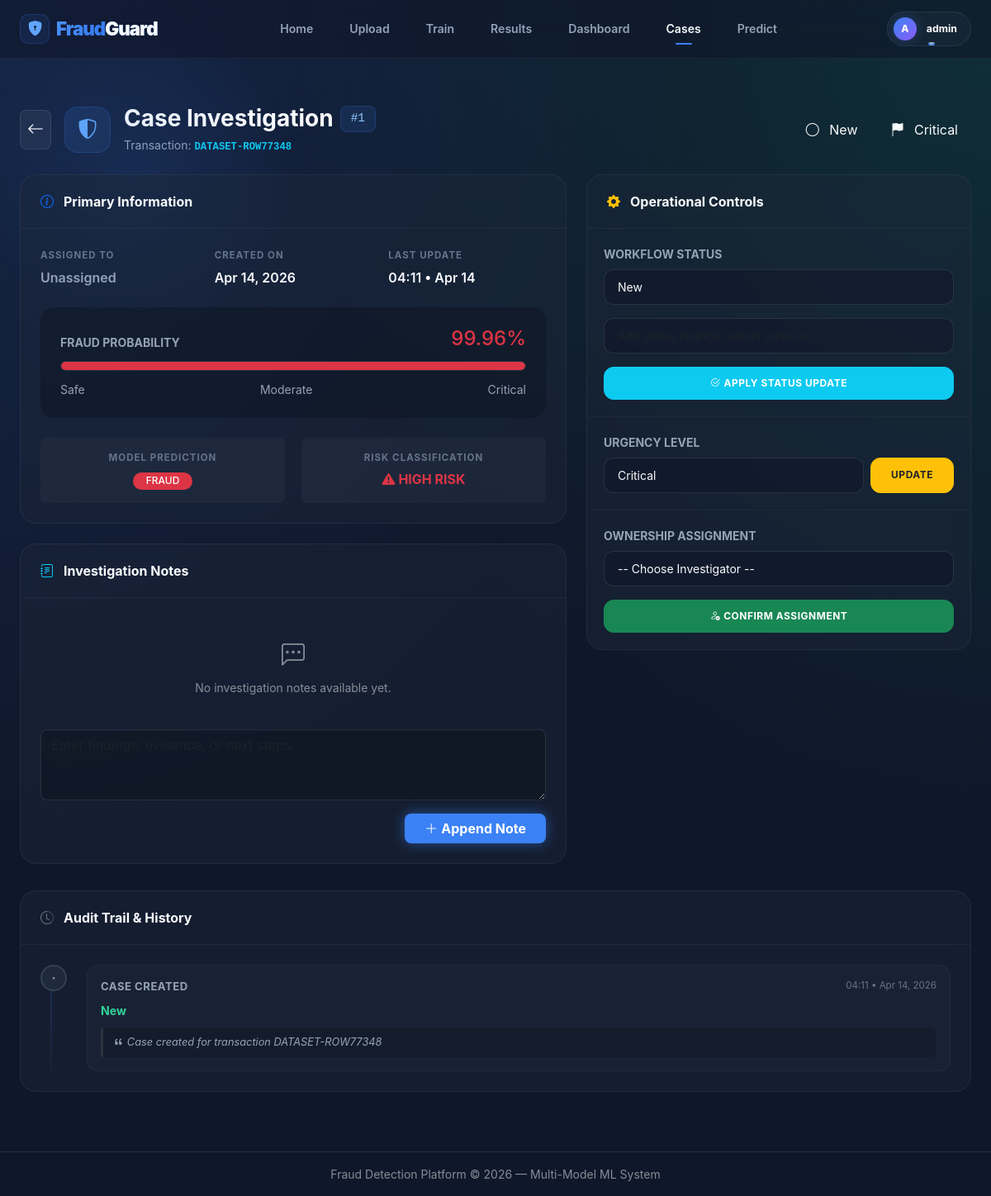
Page /cases/1 (signed in) on the committed database.
### src/database.py (models this page shows, shortened)
class User(UserMixin, db.Model):
    __tablename__ = 'users'
    id = db.Column(db.Integer, primary_key=True)
    username = db.Column(db.String(50), unique=True, nullable=False)
    password_hash = db.Column(db.String(256), nullable=False)
    role = db.Column(db.String(20), nullable=False, default='investigator')
    department = db.Column(db.String(50), nullable=True)
    created_at = db.Column(db.DateTime, default=datetime.utcnow)

class FraudCase(db.Model):
    __tablename__ = 'fraud_cases'
    id = db.Column(db.Integer, primary_key=True)
    transaction_ref = db.Column(db.String(100), nullable=False)
    fraud_probability = db.Column(db.Float, nullable=False)
    predicted_label = db.Column(db.Integer, nullable=False)
    priority = db.Column(db.String(20), nullable=False, default='Medium')
    assigned_owner = db.Column(db.String(100), nullable=True)
    status = db.Column(db.String(30), nullable=False, default='New')
    created_at = db.Column(db.DateTime, default=datetime.utcnow)
    updated_at = db.Column(db.DateTime, default=datetime.utcnow)
    notes = db.Column(db.Text, nullable=True)
    audit_logs = db.relationship(
        'CaseAuditLog',
        backref='case',
        lazy=True,
        cascade='all, delete-orphan',
    )

class CaseAuditLog(db.Model):
    __tablename__ = 'case_audit_log'
    id = db.Column(db.Integer, primary_key=True)
    case_id = db.Column(db.Integer, db.ForeignKey('fraud_cases.id'), nullable=False)
    action = db.Column(db.String(100), nullable=False)
    old_value = db.Column(db.String(200), nullable=True)
    new_value = db.Column(db.String(200), nullable=True)
    timestamp = db.Column(db.DateTime, default=datetime.utcnow)
    comment = db.Column(db.Text, nullable=True)

### app.py (the view)
    @app.route('/cases/<int:case_id>')
    @login_required
    def case_detail(case_id):
        fraud_case = db.get_or_404(FraudCase, case_id)
        if current_user.role != 'admin' and fraud_case.assigned_owner != current_user.username:
            flash('You can only view your assigned cases.', 'warning')
            return redirect(url_for('cases'))
        audit_logs = (
            CaseAuditLog.query
            .filter_by(case_id=case_id)
            .order_by(CaseAuditLog.timestamp.desc())
            .all()
        )
        all_users = User.query.all()
        return render_template(
            'case_detail.html',
            case=fraud_case,
            audit_logs=audit_logs,
            statuses=case_manager.VALID_STATUSES,
            priorities=case_manager.VALID_PRIORITIES,
            is_admin=current_user.role == 'admin',
            all_users=all_users,
        )

### templates/case_detail.html (shortened to what this page needs)
{% extends "base.html" %}
{% block content %}
<section class="page-header-case">
  <div class="d-flex align-items-center justify-content-between flex-wrap gap-3">
    <div class="d-flex align-items-center gap-3">
      <a href="{{ url_for('cases') }}" class="btn btn-glass p-2" title="Back to Cases">
        <i class="bi bi-arrow-left fs-5"></i>
      </a>
      <div class="page-title-icon">
        <i class="bi bi-shield-shaded"></i>
      </div>
      <div>
        <div class="d-flex align-items-center gap-2 mb-1">
          <h3 class="fw-bold mb-0">Case Investigation</h3>
          <span class="case-id-badge">#{{ case.id }}</span>
        </div>
        <p class="text-muted mb-0 small">Transaction: <code class="text-info fw-bold">{{ case.transaction_ref }}</code></p>
      </div>
    </div>
    <div class="d-flex gap-2">
      <span class="status-badge status-{{ case.status | lower | replace(' ', '-') }} px-3 py-2">
        <i class="bi
          {% if case.status == 'New' %}bi-circle
          {% elif case.status == 'In Review' %}bi-arrow-repeat
          {% elif case.status == 'Escalated' %}bi-arrow-up-circle
          {% elif case.status == 'Resolved' %}bi-check-circle
          {% else %}bi-x-circle{% endif %} me-2"></i>
        {{ case.status }}
      </span>
      <span class="status-badge priority-{{ case.priority | lower }} px-3 py-2">
        <i class="bi bi-flag-fill me-2"></i>
        {{ case.priority }}
      </span>
    </div>
  </div>
</section>
<div class="row g-4">
  <div class="col-lg-7">
    <div class="case-card">
      <div class="case-card-header">
        <i class="bi bi-info-circle text-primary"></i>Primary Information
      </div>
      <div class="detail-grid">
        <div class="detail-item">
          <div class="lbl">Assigned To</div>
          <div class="val">
            {% if case.assigned_owner %}
              <span class="text-success"><i class="bi bi-person-check me-1"></i>{{ case.assigned_owner }}</span>
            {% else %}
              <span class="text-muted italic">Unassigned</span>
            {% endif %}
          </div>
        </div>
        <div class="detail-item">
          <div class="lbl">Created On</div>
          <div class="val small">{{ case.created_at.strftime('%b %d, %Y') if case.created_at else '—' }}</div>
        </div>
        <div class="detail-item">
          <div class="lbl">Last Update</div>
          <div class="val small">{{ case.updated_at.strftime('%H:%M • %b %d') if case.updated_at else '—' }}</div>
        </div>
      </div>
      <div class="risk-meter-wrap">
        <div class="d-flex justify-content-between align-items-end">
          <div class="lbl text-uppercase small fw-bold text-muted mb-0">Fraud Probability</div>
          <div class="h4 fw-black mb-0 {% if case.fraud_probability >= 0.7 %}text-danger{% elif case.fraud_probability >= 0.3 %}text-warning{% else %}text-success{% endif %}">
            {{ (case.fraud_probability * 100) | round(2) }}%
          </div>
        </div>
        <div class="risk-meter-bar">
          <div class="risk-meter-fill
            {% if case.fraud_probability >= 0.7 %}bg-danger
            {% elif case.fraud_probability >= 0.3 %}bg-warning
            {% else %}bg-success{% endif %}"
            style="width: {{ case.fraud_probability * 100 }}%"></div>
        </div>
        <div class="d-flex justify-content-between small text-muted mt-1">
          <span>Safe</span>
          <span>Moderate</span>
          <span>Critical</span>
        </div>
      </div>
      <div class="detail-grid pt-0">
        <div class="detail-item text-center p-3 rounded" style="background:rgba(255,255,255,0.03);">
          <div class="lbl">Model Prediction</div>
          <div class="val">
            {% if case.predicted_label == 1 %}
              <span class="badge bg-danger px-3">FRAUD</span>
            {% else %}
              <span class="badge bg-success px-3">LEGITIMATE</span>
            {% endif %}
          </div>
        </div>
        <div class="detail-item text-center p-3 rounded" style="background:rgba(255,255,255,0.03);">
          <div class="lbl">Risk Classification</div>
          <div class="val">
            {% if case.fraud_probability >= 0.7 %}
              <span class="text-danger fw-bold"><i class="bi bi-exclamation-triangle-fill me-1"></i>HIGH RISK</span>
            {% elif case.fraud_probability >= 0.3 %}
              <span class="text-warning fw-bold"><i class="bi bi-exclamation-circle-fill me-1"></i>MEDIUM RISK</span>
            {% else %}
              <span class="text-success fw-bold"><i class="bi bi-shield-check me-1"></i>LOW RISK</span>
            {% endif %}
          </div>
        </div>
      </div>
    </div>
    <div class="case-card">
      <div class="case-card-header">
        <i class="bi bi-journal-text text-info"></i>Investigation Notes
      </div>
      <div class="card-body p-4">
        {% if case.notes %}
          <div class="notes-box">{{ case.notes }}</div>
        {% else %}
          <div class="text-center py-4 opacity-50">
            <i class="bi bi-chat-left-dots fs-3 mb-2 d-block"></i>
            <p class="small mb-0">No investigation notes available yet.</p>
          </div>
        {% endif %}
        <form method="POST" action="{{ url_for('update_case', case_id=case.id) }}" class="mt-3">
          <div class="mb-3">
            <textarea name="note" class="form-control" rows="3"
                      placeholder="Enter findings, evidence, or next steps..." required></textarea>
          </div>
          <div class="text-end">
            <button type="submit" class="btn btn-primary fw-bold px-4">
              <i class="bi bi-plus-lg me-1"></i>Append Note
            </button>
          </div>
        </form>
      </div>
    </div>
  </div>
  <div class="col-lg-5">
    <div class="case-card">
      <div class="case-card-header">
        <i class="bi bi-gear-fill text-warning"></i>Operational Controls
      </div>
      <div class="action-panel">
        <label class="small fw-bold text-muted text-uppercase mb-2 d-block">Workflow Status</label>
        <form method="POST" action="{{ url_for('update_case', case_id=case.id) }}">
          <div class="mb-3">
            <select name="status" class="form-select case-select">
              {% for s in statuses %}
              <option value="{{ s }}" {% if s == case.status %}selected{% endif %}>{{ s }}</option>
              {% endfor %}
            </select>
          </div>
          <div class="mb-3">
            <input type="text" name="comment" class="form-control case-input" placeholder="Add status change reason (optional)">
          </div>
          <button type="submit" class="btn btn-info text-white btn-update w-100">
            <i class="bi bi-check2-circle me-1"></i>Apply Status Update
          </button>
        </form>
      </div>
      <div class="action-panel">
        <label class="small fw-bold text-muted text-uppercase mb-2 d-block">Urgency Level</label>
        <form method="POST" action="{{ url_for('update_case', case_id=case.id) }}">
          <div class="d-flex gap-2">
            <select name="priority" class="form-select case-select">
              {% for p in priorities %}
              <option value="{{ p }}" {% if p == case.priority %}selected{% endif %}>{{ p }}</option>
              {% endfor %}
            </select>
            <button type="submit" class="btn btn-warning text-dark btn-update px-4">Update</button>
          </div>
        </form>
      </div>
      <div class="action-panel">
        <label class="small fw-bold text-muted text-uppercase mb-2 d-block">Ownership Assignment</label>
        {% if current_user.role == 'admin' %}
        <form method="POST" action="{{ url_for('update_case', case_id=case.id) }}">
          <div class="mb-3">
            <select name="owner" class="form-select case-select" required>
              <option value="">-- Choose Investigator --</option>
            </select>
          </div>
          <button type="submit" class="btn btn-success btn-update w-100">
            <i class="bi bi-person-check me-1"></i>Confirm Assignment
          </button>
        </form>
        {% endif %}
      </div>
    </div>
  </div>
</div>
<div class="case-card mt-2">
  <div class="case-card-header">
    <i class="bi bi-clock-history text-secondary"></i>Audit Trail & History
  </div>
  <div class="timeline-wrap">
    {% if audit_logs %}
      {% for log in audit_logs %}
      <div class="timeline-node">
        <div class="timeline-icon"
             style="color: {% if log.action == 'status_update' %}#60a5fa{% elif log.action == 'priority_update' %}#fbbf24{% elif log.action == 'assignment' %}#34d399{% else %}#94a3b8{% endif %};">
          <i class="bi
            {% if log.action == 'status_update' %}bi-arrow-repeat
            {% elif log.action == 'priority_update' %}bi-flag
            {% elif log.action == 'assignment' %}bi-person-check
            {% elif log.action == 'note_added' %}bi-journal-plus
            {% else %}bi-dot{% endif %}"></i>
        </div>
        <div class="timeline-content">
          <div class="timeline-header">
            <div class="timeline-action" style="color: {% if log.action == 'status_update' %}#60a5fa{% elif log.action == 'priority_update' %}#fbbf24{% elif log.action == 'assignment' %}#34d399{% else %}#94a3b8{% endif %};">
              {{ log.action | replace('_', ' ') }}
            </div>
            <div class="timeline-date">{{ log.timestamp.strftime('%H:%M • %b %d, %Y') if log.timestamp else '' }}</div>
          </div>
          <div class="timeline-body">
            {% if log.old_value and log.new_value %}
              <div class="change-arrow">
                <span class="val-old">{{ log.old_value }}</span>
                <i class="bi bi-arrow-right text-muted small"></i>
                <span class="val-new">{{ log.new_value }}</span>
              </div>
            {% elif log.new_value %}
              <span class="val-new">{{ log.new_value }}</span>
            {% endif %}
            {% if log.comment %}
              <div class="timeline-comment">
                <i class="bi bi-quote me-1"></i>{{ log.comment }}
              </div>
            {% endif %}
          </div>
        </div>
      </div>
      {% endfor %}
    {% else %}
      <div class="text-center py-5 opacity-50">
        <i class="bi bi-list-task fs-2 mb-2 d-block"></i>
        <p class="mb-0">No audit logs recorded for this case.</p>
      </div>
    {% endif %}
  </div>
</div>
{% endblock %}

### templates/base.html (shortened to what this page needs)
<!DOCTYPE html>
<html lang="en">
<head>
  <link href="https://cdn.jsdelivr.net/npm/bootstrap@5.3.0/dist/css/bootstrap.min.css" rel="stylesheet" />
  <link href="https://cdn.jsdelivr.net/npm/bootstrap-icons@1.11.1/font/bootstrap-icons.css" rel="stylesheet" />
  <link href="{{ url_for('static', filename='css/style.css') }}" rel="stylesheet" />
</head>
<body>
<nav class="navbar navbar-expand-lg navbar-dark sticky-top">
  <div class="container-fluid px-4">
    <a class="navbar-brand" href="{{ url_for('index') }}">
      <div class="brand-icon-wrapper" style="background: rgba(59, 130, 246, 0.1); width: 36px; height: 36px; border-radius: 10px; display: flex; align-items: center; justify-content: center; border: 1px solid rgba(59, 130, 246, 0.2);">
        <i class="bi bi-shield-lock-fill" style="font-size: 1.1rem; color: #60a5fa; -webkit-text-fill-color: initial;"></i>
      </div>
      <span>Fraud<span style="color: #f8fafc; -webkit-text-fill-color: initial;">Guard</span></span>
    </a>
    <div class="collapse navbar-collapse" id="mainNav">
      <ul class="navbar-nav mx-auto mb-2 mb-lg-0 gap-1">
        <li class="nav-item">
          <a class="nav-link {% if request.endpoint == 'index' %}active{% endif %}" href="{{ url_for('index') }}">Home</a>
        </li>
        <li class="nav-item">
          <a class="nav-link {% if request.endpoint == 'upload' %}active{% endif %}" href="{{ url_for('upload') }}">Upload</a>
        </li>
        <li class="nav-item">
          <a class="nav-link {% if request.endpoint == 'train' %}active{% endif %}" href="{{ url_for('train') }}">Train</a>
        </li>
        <li class="nav-item">
          <a class="nav-link {% if request.endpoint == 'results' %}active{% endif %}" href="{{ url_for('results') }}">Results</a>
        </li>
        <li class="nav-item">
          <a class="nav-link {% if request.endpoint == 'dashboard' %}active{% endif %}" href="{{ url_for('dashboard') }}">Dashboard</a>
        </li>
        <li class="nav-item">
          <a class="nav-link {% if 'case' in (request.endpoint or '') %}active{% endif %}" href="{{ url_for('cases') }}">Cases</a>
        </li>
        <li class="nav-item">
          <a class="nav-link {% if request.endpoint == 'predict_single' %}active{% endif %}" href="{{ url_for('predict_single') }}">Predict</a>
        </li>
      </ul>
      <div class="d-flex align-items-center">
        {% if current_user and current_user.is_authenticated %}
        <div class="dropdown">
          <a class="nav-link dropdown-toggle user-pill"
             href="#" id="userDropdown" role="button" data-bs-toggle="dropdown">
            <div class="user-avatar-sm">
              {{ current_user.username[0] | upper }}
            </div>
            <span class="small fw-bold text-white">{{ current_user.username }}</span>
          </a>
        </div>
        {% else %}
        <a class="btn btn-primary px-4 py-2 rounded-pill fw-bold small" href="{{ url_for('login') }}">
          <i class="bi bi-box-arrow-in-right me-2"></i>Sign In
        </a>
        {% endif %}
      </div>
    </div>
  </div>
</nav>
<div class="container-fluid px-4 pt-3">
</div>
<main class="container-fluid px-4 pb-5">
  {% block content %}{% endblock %}
</main>
<footer class="footer py-3 bg-dark text-center text-white-50 small">
  Fraud Detection Platform &copy; 2026 &mdash; Multi-Model ML System
</footer>
</body>
</html>

### rows in the picture
User: username "A", username "admin"
FraudCase: id "1", transaction_ref "DATASET-ROW77348", status "New", priority "Critical", created_at "Apr 14, 2026", updated_at "04:11 • Apr 14", (case.fraud_probability*100)|round(2) "99.96"
CaseAuditLog: action "CASE CREATED", timestamp "04:11 • Apr 14, 2026", new_value "New", comment "Case created for transaction DATASET-ROW77348"
